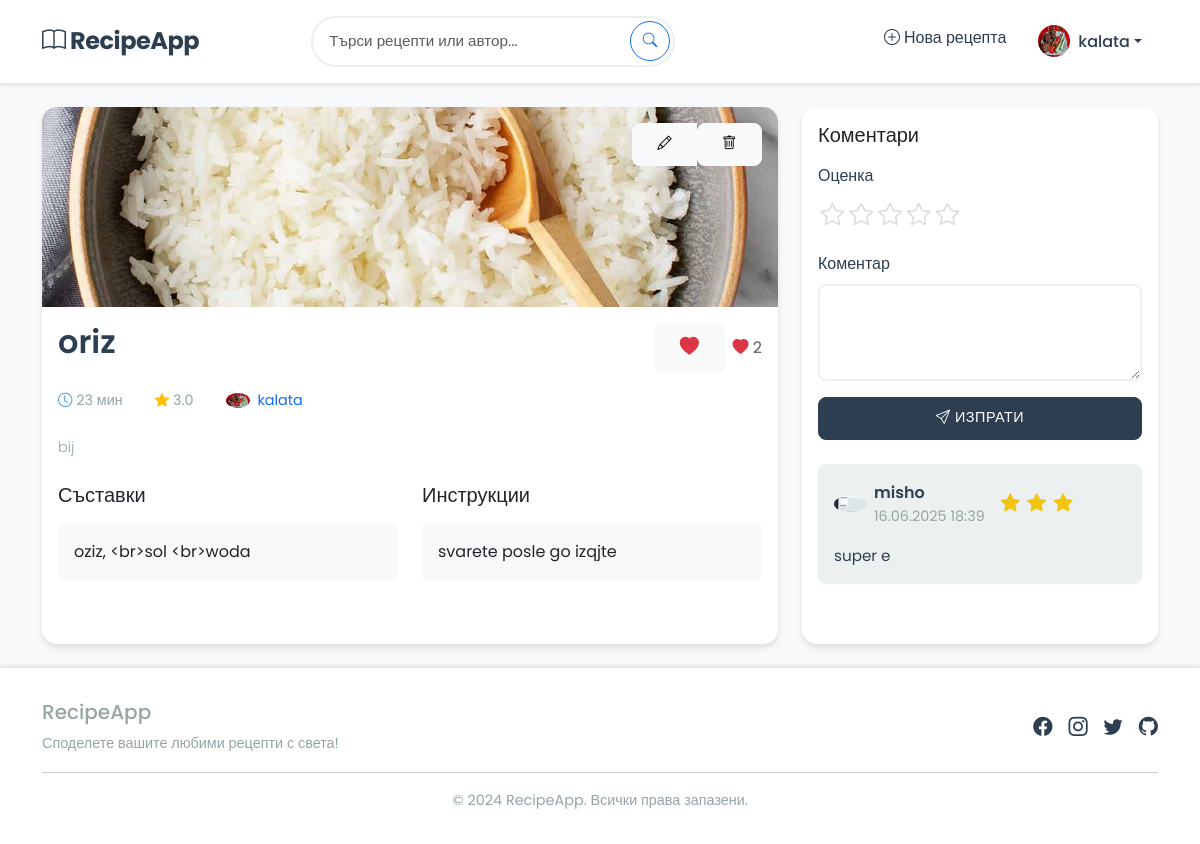
Page /recipe/1 (signed in) on the committed database.
### app.py (models this page shows, shortened)
class User(db.Model):
    id = db.Column(db.Integer, primary_key=True)
    username = db.Column(db.String(80), unique=True, nullable=False)
    email = db.Column(db.String(120), unique=True, nullable=False)
    password_hash = db.Column(db.String(128))
    profile_picture = db.Column(db.String(200))
    is_admin = db.Column(db.Boolean, default=False)
    recipes = db.relationship('Recipe', backref='author', lazy=True)
    comments = db.relationship('Comment', backref='author', lazy=True)
    favorites = db.relationship('Favorite', backref='user', lazy=True)
    @property
    def is_authenticated(self):
        return True

class Recipe(db.Model):
    id = db.Column(db.Integer, primary_key=True)
    title = db.Column(db.String(100), nullable=False)
    description = db.Column(db.Text, nullable=False)
    ingredients = db.Column(db.Text, nullable=False)
    instructions = db.Column(db.Text, nullable=False)
    image = db.Column(db.String(200))
    cooking_time = db.Column(db.Integer)  # in minutes
    created_at = db.Column(db.DateTime, default=datetime.utcnow)
    user_id = db.Column(db.Integer, db.ForeignKey('user.id'), nullable=False)
    comments = db.relationship('Comment', backref='recipe', lazy=True)
    favorites = db.relationship('Favorite', backref='recipe', lazy=True)
    @property
    def average_rating(self):
        if not self.comments:
            return None
        return sum(comment.rating for comment in self.comments) / len(self.comments)

class Comment(db.Model):
    id = db.Column(db.Integer, primary_key=True)
    content = db.Column(db.Text, nullable=False)
    rating = db.Column(db.Integer, nullable=False)
    created_at = db.Column(db.DateTime, default=datetime.utcnow)
    user_id = db.Column(db.Integer, db.ForeignKey('user.id'), nullable=False)
    recipe_id = db.Column(db.Integer, db.ForeignKey('recipe.id'), nullable=False)

### app.py (the view, shortened to what this page needs)
@app.route('/recipe/<int:recipe_id>', methods=['GET', 'POST'])
def recipe_detail(recipe_id):
    recipe = Recipe.query.get_or_404(recipe_id)
    comments = Comment.query.filter_by(recipe_id=recipe.id).order_by(Comment.id.desc()).all()
    return render_template('recipe_detail.html', recipe=recipe, comments=comments)

### templates/recipe_detail.html (shortened to what this page needs)
{% extends "base.html" %}
{% block content %}
<div class="row">
    <div class="col-lg-8">
        <div class="card mb-4">
            {% if recipe.image %}
            <div class="position-relative">
                <img src="{{ url_for('static', filename='recipe_images/' ~ recipe.image) }}"
                     class="card-img-top" alt="{{ recipe.title }}" style="max-height: 400px; object-fit: cover;">
                {% if current_user.is_authenticated and recipe.author == current_user %}
                <div class="position-absolute top-0 end-0 m-3">
                    <div class="btn-group">
                        <a href="{{ url_for('edit_recipe', recipe_id=recipe.id) }}" class="btn btn-light">
                            <i class="bi bi-pencil"></i>
                        </a>
                        <form method="POST" style="display:inline;" onsubmit="return confirm('Сигурни ли сте, че искате да изтриете тази рецепта?')">
                            <button type="submit" name="delete_recipe" class="btn btn-light">
                                <i class="bi bi-trash"></i>
                            </button>
                        </form>
                    </div>
                </div>
                {% endif %}
            </div>
            {% endif %}
            <div class="card-body">
                <div class="d-flex justify-content-between align-items-start mb-3">
                    <h1 class="card-title h2 mb-0">{{ recipe.title }}</h1>
                    <div class="d-flex align-items-center">
                        {% if current_user.is_authenticated %}
                        <form method="POST" action="{{ url_for('unfavorite_recipe', recipe_id=recipe.id) }}" class="me-2">
                            {% if recipe.favorites|selectattr('user_id', 'equalto', current_user.id)|list %}
                            <button type="submit" class="btn btn-light favorite-btn">
                                <i class="bi bi-heart-fill text-danger"></i>
                            </button>
                            {% endif %}
                        </form>
                        {% endif %}
                        <span class="text-muted">
                            <i class="bi bi-heart-fill text-danger"></i> {{ recipe.favorites|length }}
                        </span>
                    </div>
                </div>
                <div class="recipe-meta mb-4">
                    <span class="me-3">
                        <i class="bi bi-clock"></i> {{ recipe.cooking_time }} мин
                    </span>
                    <span class="me-3">
                        <i class="bi bi-star-fill text-warning"></i>
                        {{ "%.1f"|format(recipe.average_rating) if recipe.average_rating is not none else 'Няма' }}
                    </span>
                    <a href="{{ url_for('profile', username=recipe.author.username) }}" class="text-decoration-none">
                        {% if recipe.author.profile_picture %}
                        <img src="{{ url_for('static', filename='profile_pics/' ~ recipe.author.profile_picture) }}"
                             alt="Profile" width="24" class="rounded-circle me-1">
                        {% else %}
                        <i class="bi bi-person-circle me-1"></i>
                        {% endif %}
                        {{ recipe.author.username }}
                    </a>
                </div>
                <p class="card-text lead mb-4">{{ recipe.description }}</p>
                <div class="row">
                    <div class="col-md-6 mb-4">
                        <h3 class="h5 mb-3">Съставки</h3>
                        <div class="bg-light p-3 rounded">
                            {{ recipe.ingredients|nl2br }}
                        </div>
                    </div>
                    <div class="col-md-6 mb-4">
                        <h3 class="h5 mb-3">Инструкции</h3>
                        <div class="bg-light p-3 rounded">
                            {{ recipe.instructions|nl2br }}
                        </div>
                    </div>
                </div>
            </div>
        </div>
    </div>
    <div class="col-lg-4">
        <div class="card mb-4">
            <div class="card-body">
                <h3 class="h5 mb-3">Коментари</h3>
                {% if current_user.is_authenticated %}
                <form method="POST" class="mb-4">
                    <div class="mb-3">
                        <label class="form-label">Оценка</label>
                        <div class="rating-input">
                            {% for i in range(5) %}
                            <label for="rating{{ i + 1 }}"><i class="bi bi-star"></i></label>
                            {% endfor %}
                        </div>
                    </div>
                    <div class="mb-3">
                        <label class="form-label">Коментар</label>
                        <textarea name="content" class="form-control" rows="3" required></textarea>
                    </div>
                    <button type="submit" class="btn btn-primary w-100">
                        <i class="bi bi-send"></i> Изпрати
                    </button>
                </form>
                {% else %}
                <div class="alert alert-info">
                    <i class="bi bi-info-circle"></i> Моля, <a href="{{ url_for('login') }}" class="alert-link">влезте</a> за да коментирате.
                </div>
                {% endif %}
                {% if comments %}
                <div class="comments-list">
                    {% for comment in comments %}
                    <div class="comment mb-3">
                        <div class="comment-header">
                            <div class="d-flex align-items-center">
                                {% if comment.author.profile_picture %}
                                <img src="{{ url_for('static', filename='profile_pics/' ~ comment.author.profile_picture) }}"
                                     alt="Profile" width="32" class="rounded-circle me-2">
                                {% else %}
                                <i class="bi bi-person-circle me-2"></i>
                                {% endif %}
                                <div>
                                    <div class="comment-author">{{ comment.author.username }}</div>
                                    <div class="comment-date">{{ comment.created_at.strftime('%d.%m.%Y %H:%M') }}</div>
                                </div>
                            </div>
                            <div class="rating">
                                {% for i in range(comment.rating) %}
                                <i class="bi bi-star-fill"></i>
                                {% endfor %}
                            </div>
                        </div>
                        <div class="comment-content mt-2">
                            {{ comment.content }}
                        </div>
                    </div>
                    {% endfor %}
                </div>
                {% else %}
                <div class="alert alert-info">
                    <i class="bi bi-info-circle"></i> Все още няма коментари.
                </div>
                {% endif %}
            </div>
        </div>
    </div>
</div>
{% endblock %}

### templates/base.html (shortened to what this page needs)
<!DOCTYPE html>
<html lang="bg">
<head>
    <link rel="stylesheet" href="https://cdn.jsdelivr.net/npm/bootstrap@5.3.0/dist/css/bootstrap.min.css">
    <link rel="stylesheet" href="https://cdn.jsdelivr.net/npm/bootstrap-icons@1.7.2/font/bootstrap-icons.css">
    <link rel="stylesheet" href="{{ url_for('static', filename='css/style.css') }}">
</head>
<body>
    <nav class="navbar navbar-expand-lg navbar-light">
        <div class="container">
            <a class="navbar-brand" href="{{ url_for('index') }}">
                <i class="bi bi-book"></i> RecipeApp
            </a>
            <div class="collapse navbar-collapse" id="navbarNav">
                <form class="d-flex me-auto search-container" method="get" action="{{ url_for('index') }}">
                    <input class="form-control" type="search" name="q" placeholder="Търси рецепти или автор..." value="{{ search_query or '' }}">
                    <button class="btn btn-outline-primary" type="submit">
                        <i class="bi bi-search"></i>
                    </button>
                </form>
                <ul class="navbar-nav ms-auto">
                    {% if current_user.is_authenticated %}
                        <li class="nav-item">
                            <a class="nav-link" href="{{ url_for('add_recipe') }}">
                                <i class="bi bi-plus-circle"></i> Нова рецепта
                            </a>
                        </li>
                        <li class="nav-item dropdown">
                            <a class="nav-link dropdown-toggle d-flex align-items-center" href="#" role="button" data-bs-toggle="dropdown">
                                {% if current_user.profile_picture %}
                                    <img src="{{ url_for('static', filename='profile_pics/' ~ current_user.profile_picture) }}"
                                         alt="Profile" class="rounded-circle me-2" width="32" height="32">
                                {% else %}
                                    <i class="bi bi-person-circle me-2"></i>
                                {% endif %}
                                {{ current_user.username }}
                            </a>
                        </li>
                    {% endif %}
                </ul>
            </div>
        </div>
    </nav>
    <main class="container py-4">
        {% block content %}{% endblock %}
    </main>
    <footer class="footer">
        <div class="container">
            <div class="footer-content">
                <div class="footer-text">
                    <h5 class="mb-2">RecipeApp</h5>
                    <p class="mb-0">Споделете вашите любими рецепти с света!</p>
                </div>
                <div class="social-links">
                    <a href="#" target="_blank"><i class="bi bi-facebook"></i></a>
                    <a href="#" target="_blank"><i class="bi bi-instagram"></i></a>
                    <a href="#" target="_blank"><i class="bi bi-twitter"></i></a>
                    <a href="#" target="_blank"><i class="bi bi-github"></i></a>
                </div>
            </div>
            <hr class="my-3">
            <div class="text-center">
                <p class="footer-text mb-0">&copy; 2024 RecipeApp. Всички права запазени.</p>
            </div>
        </div>
    </footer>
</body>
</html>

### rows in the picture
User: profile_picture (picture), username "kalata", author.username "kalata"
Recipe: image (picture), title "oriz", cooking_time "23", description "bij", ingredients "oziz, <br>sol <br>woda", instructions "svarete posle go izqjte"
Comment: rating "3.0", profile_picture (picture), author.username "misho", created_at "16.06.2025 18:39", content "super e"

### other values in the picture
{{ recipe.favorites|length }} "2"
